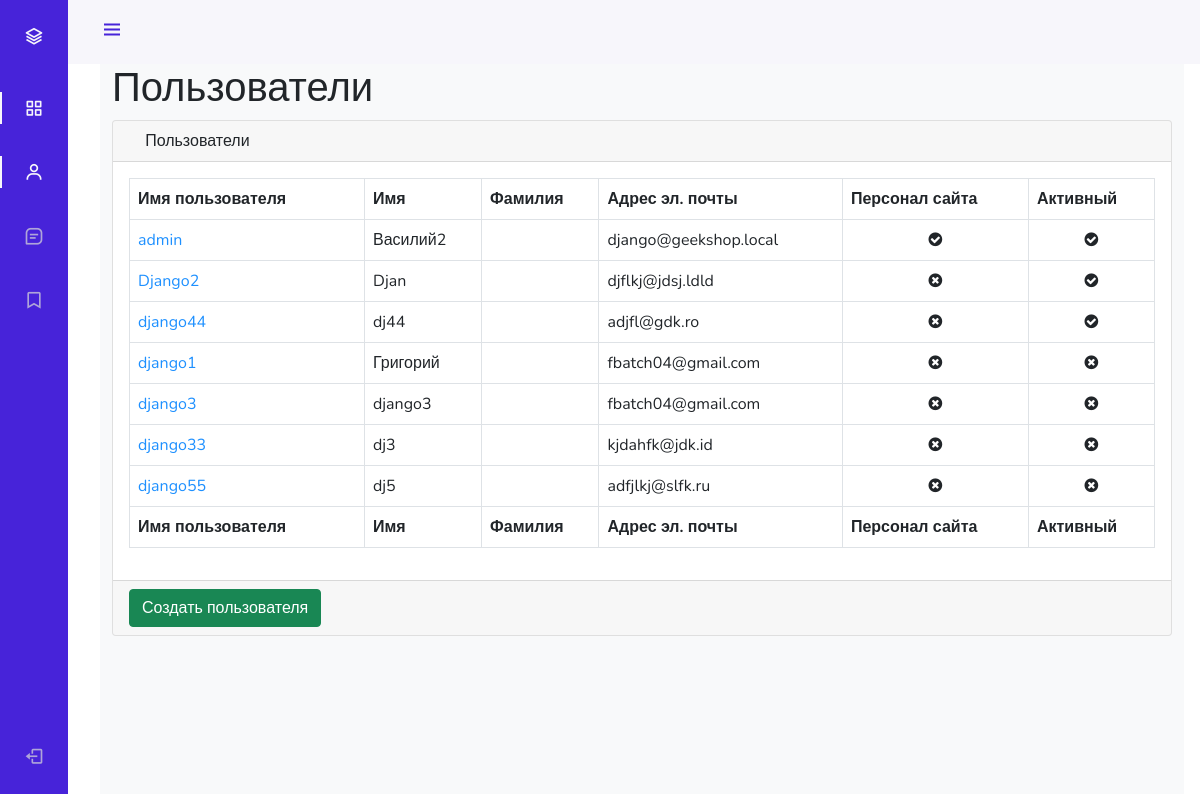
Screenshot of /admin_staff/users/read/ (signed in) with the database file from the repository.
### authapp/models.py (models this page shows, shortened)
class ShopUser(AbstractUser):
    avatar = models.ImageField(upload_to='users_avatars', blank=True)
    age = models.PositiveIntegerField(verbose_name='возраст', default=18)
    activation_key = models.CharField(
        max_length=128,
        blank=True,
    )
    activation_key_expires = models.DateTimeField(
        default=(now() + timedelta(hours=48))
    )

### adminapp/views.py (the view)
# urls.py: path('users/read/', UserListView.as_view(), name='users'),
class UserListView(LoginRequiredMixin, ListView):
    model = ShopUser
    template_name = 'adminapp/users.html'
    context_object_name = 'objects'
    def get_queryset(self):
        return ShopUser.objects.all().order_by('-is_active', '-is_superuser', '-is_staff', 'username')
    def get_context_data(self):
        context = super(UserListView, self).get_context_data()
        title = 'админка/пользователи'
        context.update({'title': title})
        return context

### mainapp/context_processors.py (called while the page is built)
def basket(request):
    print('Привет, это контекстный процессор')
    basket = []
    if request.user.is_authenticated:
        basket = Basket.objects.filter(user=request.user)
    return {
        'basket': basket,
    }

### adminapp/templates/adminapp/users.html
{% extends 'adminapp/base.html' %}
{% load static %}
{% block content %}
<main>
    <div class="container-fluid">
        <h1 class="mt-4">Пользователи</h1>
        <div class="card mb-4">
            <div class="card-header">
                <i class="fas fa-table mr-1"></i>
                Пользователи
            </div>
            <div class="card-body">
                <div class="table-responsive">
                    <table class="table table-bordered" id="dataTable" width="100%" cellspacing="0">
                        <thead>
                        <tr>
                            <th>Имя пользователя</th>
                            <th>Имя</th>
                            <th>Фамилия</th>
                            <th>Адрес эл. почты</th>
                            <th>Персонал сайта</th>
                            <th>Активный</th>
                        </tr>
                        </thead>
                        <tfoot>
                        <tr>
                            <th>Имя пользователя</th>
                            <th>Имя</th>
                            <th>Фамилия</th>
                            <th>Адрес эл. почты</th>
                            <th>Персонал сайта</th>
                            <th>Активный</th>
                        </tr>
                        </tfoot>
                        <tbody>
                        {% for user in objects %}
                            <tr>
                                <td><a href="" style="color: dodgerblue">{{ user.username }}</a></td>
                                <td>{{ user.first_name }}</td>
                                <td>{{ user.last_name }}</td>
                                <td>{{ user.email }}</td>
                                <td class="text-center">
                                    {% if user.is_staff %}
                                        <i class="fa fa-check-circle"></i>
                                    {% else %}
                                        <i class="fa fa-times-circle"></i>
                                    {% endif %}
                                </td>
                                <td class="text-center">
                                    {% if user.is_active %}
                                        <i class="fa fa-check-circle"></i>
                                    {% else %}
                                        <i class="fa fa-times-circle"></i>
                                    {% endif %}
                                </td>
                            </tr>
                        {% endfor %}
                        </tbody>
                    </table>
                </div>
            </div>
            <div class="card-footer">
                <a href="{% url 'adminapp:user_create' %}">
                    <button class="btn btn-success">Создать пользователя</button>
                </a>
            </div>
        </div>
    </div>
</main>
{% endblock %}

### geekshop/static/geekshop/style.css (style rules this page uses)
* { margin: 0; padding: 0; }
body { font-family: 'Montserrat', sans-serif; }
html, body { height: 100%; }
table { width: 100%; }
td:first-child { width: 235px; }

### adminapp/static/adminapp/css/style.css (style rules this page uses)
:root { --header-height: 3rem; --nav-width: 68px; --first-color: #4723D9; --first-color-light: #AFA5D9; --white-color: #F7F6FB; --body-font: 'Nunito', sans-serif; --normal-font-size: 1rem; --z-fixed: 100 }
body { position: relative; margin: var(--header-height) 0 0 0; padding: 0 1rem; font-family: var(--body-font); font-size: var(--normal-font-size); transition: .5s }
a { text-decoration: none }
@media screen and (min-width: 768px) { body { margin: calc(var(--header-height) + 1rem) 0 0 0; padding-left: calc(var(--nav-width) + 2rem) } }

### rows the page displays
ShopUser: username "admin", first_name "Василий2", email "django@geekshop.local", is_staff True (drawn), is_active True (drawn)
ShopUser: username "Django2", first_name "Djan", email "djflkj@jdsj.ldld", is_staff False (drawn), is_active True (drawn)
ShopUser: username "django44", first_name "dj44", email "adjfl@gdk.ro", is_staff False (drawn), is_active True (drawn)
ShopUser: username "django1", first_name "Григорий", email "fbatch04@gmail.com", is_staff False (drawn), is_active False (drawn)
ShopUser: username "django3", first_name "django3", email "fbatch04@gmail.com", is_staff False (drawn), is_active False (drawn)
ShopUser: username "django33", first_name "dj3", email "kjdahfk@jdk.id", is_staff False (drawn), is_active False (drawn)
ShopUser: username "django55", first_name "dj5", email "adfjlkj@slfk.ru", is_staff False (drawn), is_active False (drawn)
